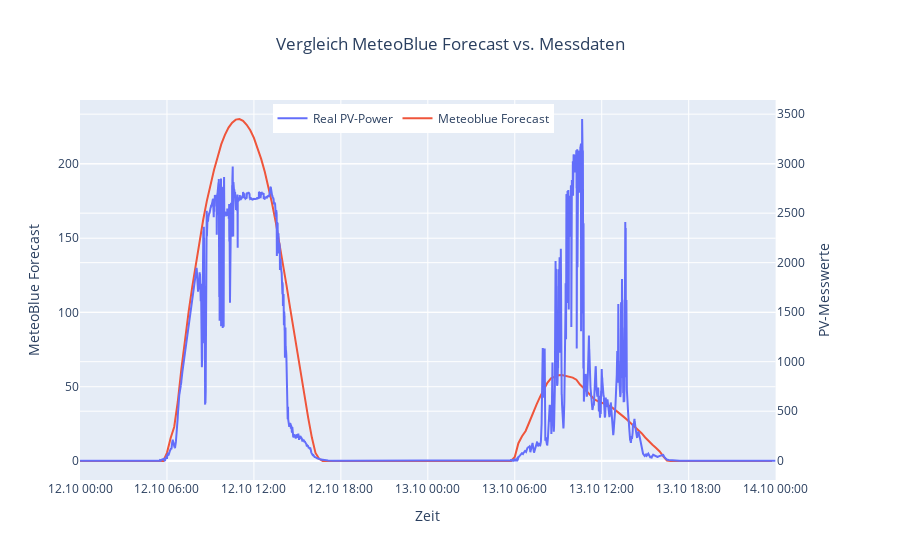

Notebook code cell kept with this figure:
### Code cell
df_forecast = pd.read_excel('data/Forecast_11_to_14.xlsx', usecols=['date', 'pvpower_instant'])
df_forecast['date'] = pd.to_datetime(df_forecast['date'], format='%Y-%m-%dT%H:%M+00:00')
df_forecast = df_forecast.loc[(df_forecast['date'].dt.day == 12) | (df_forecast['date'].dt.day == 13)]
df_real = pd.read_excel('data/PV Generation-data-2022-11-01 12_52_19_neu.xlsx')
df_real['Timestamp'] = pd.to_datetime(df_real['Timestamp'], format='%d.%m.%Y %H:%M:%S')

fig = make_subplots(specs=[[{"secondary_y": True}]])
fig.add_trace(go.Scatter(x=df_real['Timestamp'], y=df_real['Heisenberg/71/260_READ_Power_DC1'], name='Real PV-Power'), secondary_y=True)
fig.add_trace(go.Scatter(x=df_forecast['date'], y=df_forecast['pvpower_instant'], name='Meteoblue Forecast'), secondary_y=False)
fig.update_layout(title_text='Vergleich MeteoBlue Forecast vs. Messdaten', title_x=0.5, template='plotly',
                  xaxis_title='Zeit', xaxis=dict(tickformat='%d.%m %H:%M'),
                  legend=dict(orientation='h', yanchor="top", y=0.99, xanchor="center", x=0.45))
fig.update_yaxes(title_text='PV-Messwerte', secondary_y=True)
fig.update_yaxes(title_text='MeteoBlue Forecast', secondary_y=False)
fig.show()

### Figure 1 — Plotly figure (JSON) as saved in the notebook; plotly's stock layout.template omitted (floating-point values rounded to 4 significant figures; data arrays with more than 128 entries replaced by an {"elided": "..."} marker saying what was removed)
{"data": [{"name": "Real PV-Power", "x": {"elided": "17279 str values"}, "y": {"elided": "17279 float values"}, "type": "scatter", "xaxis": "x", "yaxis": "y2"}, {"name": "Meteoblue Forecast", "x": {"elided": "192 str values"}, "y": {"elided": "192 float values"}, "type": "scatter", "xaxis": "x", "yaxis": "y"}], "layout": {"xaxis": {"anchor": "y", "domain": [0.0, 0.94], "title": {"text": "Zeit"}, "tickformat": "%d.%m %H:%M"}, "yaxis": {"anchor": "x", "domain": [0.0, 1.0], "title": {"text": "MeteoBlue Forecast"}}, "yaxis2": {"anchor": "x", "overlaying": "y", "side": "right", "title": {"text": "PV-Messwerte"}}, "title": {"text": "Vergleich MeteoBlue Forecast vs. Messdaten", "x": 0.5}, "legend": {"orientation": "h", "yanchor": "top", "y": 0.99, "xanchor": "center", "x": 0.45}}}
